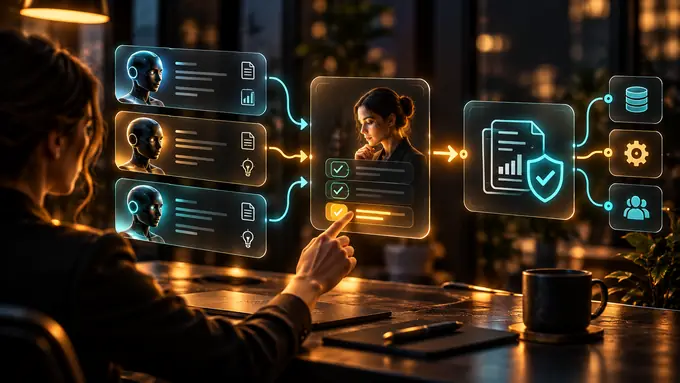
#> input picture assets/images/articles/ai-agent-approvals-thumb.webp, 680 x 383 px; its folder holds 5 pictures in this run
$ python build_article_smalls.py
#> lines starting #> are read from the running program, lines starting #| are printed output that depends on the picture
#!/usr/bin/env python3
"""Build mobile-sized article preview images while retaining high-resolution originals."""
from pathlib import Path
from PIL import Image

ROOT = Path(__file__).resolve().parents[1] / 'assets/images/articles'
FALLBACK = ROOT / 'ai-architecture-thumb.webp'

def main():
    n = 0
    for source in sorted(ROOT.glob('*-thumb.webp')):
        chosen = source if source.stat().st_size > 1024 else FALLBACK
        with Image.open(chosen) as original:
#> original is the input picture: PIL image 680x383 RGB; mean R, G, B 50.5, 37.7, 25.2
            image = original.convert('RGB')
            image.thumbnail((420, 420), Image.Resampling.LANCZOS)
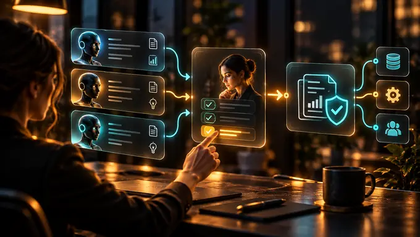
#> image: PIL image 420x237 RGB; mean R, G, B 50.4, 37.7, 25.2
            target = ROOT / source.name.replace('-thumb.webp', '-small.webp')
            image.save(target, 'WEBP', quality=65, method=6)
        n += 1
#> pass 2 of the loop in main, `for source in sorted(ROOT.glob('*-thumb.webp')):`:
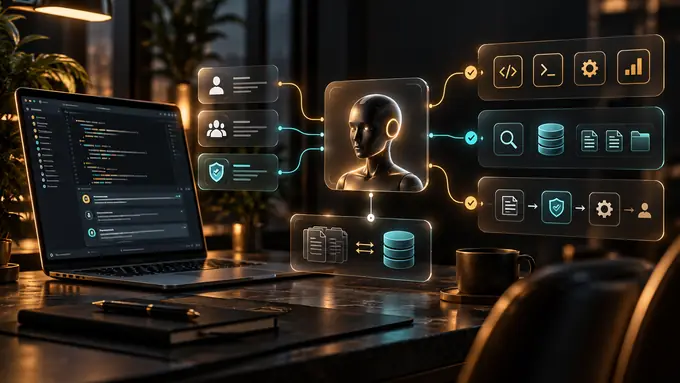
#> input picture assets/images/articles/ai-architecture-thumb.webp, 680 x 383 px
#> in main, original is the input picture: PIL image 680x383 RGB; mean R, G, B 40.9, 34.3, 27.4
#> in main, `image.thumbnail((420, 420), Image.Resampling.LANCZOS)`:
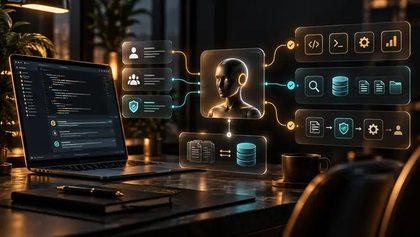
#> image: PIL image 420x237 RGB; mean R, G, B 40.9, 34.4, 27.4
    print('Generated', n, 'small article preview assets for responsive srcset.')

if __name__ == '__main__':
    main()
